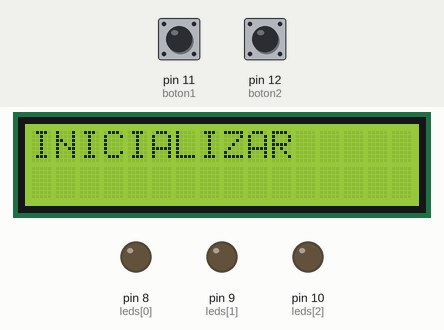
Simulated run of this sketch. Board: Arduino Uno, built with avr-gcc and run on an emulated ATmega328P. Parts: 16×2 character LCD, output pins drawn as LEDs (lit = HIGH). The test bench sets the inputs (shaded band); at power-on: pin 12 (boton2) LOW, pin 11 (boton1) LOW.

Above: at 1.2 s.
1.3 s: pin 12 (boton2) pulled HIGH for 0.25 s
At 1.9 s:
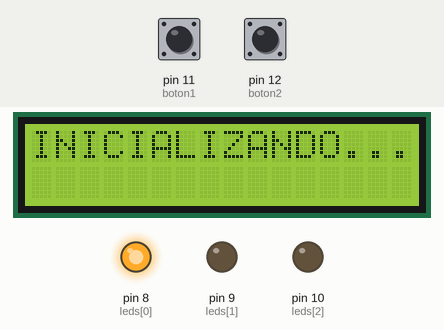
4.5 s: pin 11 (boton1) pulled HIGH for 3.2 s
At 8.6 s:
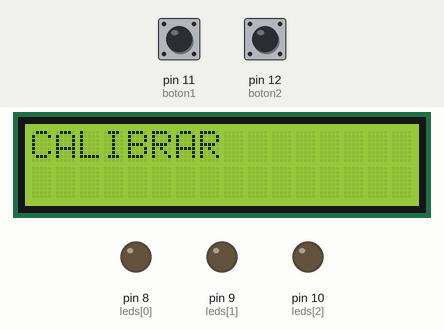
9.2 s: pin 12 (boton2) pulled HIGH for 1 s
At 9.6 s:
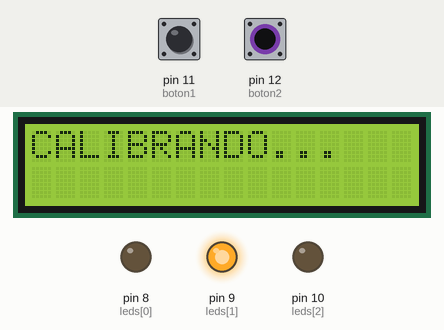
13.2 s: pin 12 (boton2) pulled HIGH for 3.2 s
At 14.1 s:
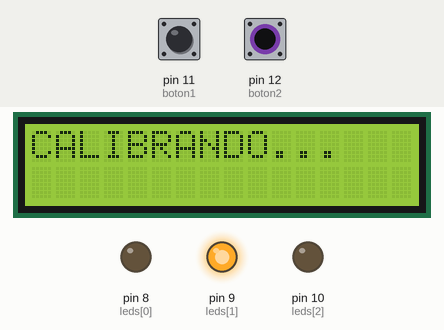
17.9 s: pin 11 (boton1) pulled HIGH for 0.25 s
21.1 s: pin 12 (boton2) pulled HIGH for 0.25 s
At 22.3 s:
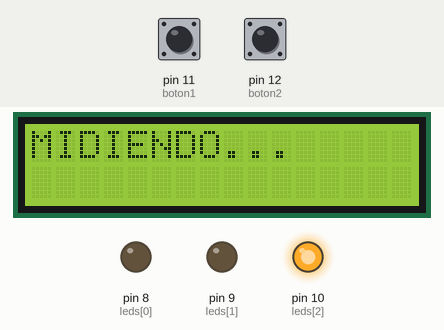
Timing chart, 0 to 27.8 s (numbered marks = the images above; inputs shaded):
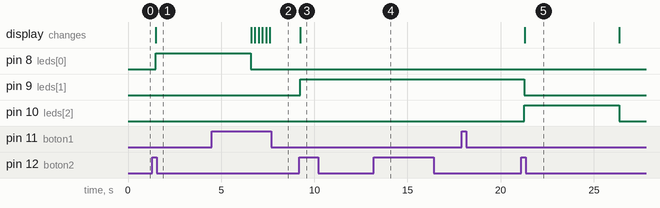

Measured:
- after the input at 1.3 s, pin 8 (leds[0]): LOW → HIGH after 0.19 s; the display: changes after 0.20 s (image 1)
- after the input at 4.5 s, the display: first changes after 2.1 s (image 2 shows a later state)
- after the input at 9.2 s, pin 9 (leds[1]): LOW → HIGH at once; the display: changes after 0.05 s (image 3)
- after the input at 13.2 s, pin 9 (leds[1]): stays HIGH (without the input it goes to LOW after 2.0 s)
- after the input at 17.9 s, every drawn part: stays the same
- after the input at 21.1 s, pin 10 (leds[2]): LOW → HIGH after 0.18 s, → LOW 5.1 s later; the display: changes after 0.18 s (image 5)

The sketch:

Actividad5.ino
```cpp
#include <LiquidCrystal.h>

// Definir pines
const int rs = 2, en = 3, d4 = 4, d5 = 5, d6 = 6, d7 = 7;
const int boton1 = 11, boton2 = 12;
const int leds[] = {8, 9, 10};

LiquidCrystal lcd(rs, en, d4, d5, d6, d7);

String mensajes1[] = {"INICIALIZAR", "CALIBRAR", "MEDIR"};
String mensajes2[] = {"INICIALIZANDO...", "CALIBRANDO...", "MIDIENDO..."};

int mensajeActual = 0, opcionSeleccionada = -1;
unsigned long tiempoEncendidoLED = 0;
bool muestraMensajes1 = true;

void setup() {
  lcd.begin(16, 2);
  pinMode(boton1, INPUT);
  pinMode(boton2, INPUT);
  configurarPinesLED();
  lcd.clear();
  lcd.print(mensajes1[mensajeActual]);
}

void loop() {
  manejarBotones();
  actualizarPantalla();
  apagarLEDDespuesDeTiempo();
}

void manejarBotones() {
  int estadoBoton1 = digitalRead(boton1);
  int estadoBoton2 = digitalRead(boton2);

  if (estadoBoton1 == HIGH) {
    mensajeActual = (mensajeActual + 1) % (sizeof(mensajes1) / sizeof(String));
  } else if (estadoBoton2 == HIGH) {
    opcionSeleccionada = mensajeActual;
    encenderLED(opcionSeleccionada);
    tiempoEncendidoLED = millis();
    muestraMensajes1 = false;
  }
}

void actualizarPantalla() {
  lcd.clear();
  if (muestraMensajes1) {
    lcd.print(mensajes1[mensajeActual]);
  } else {
    lcd.print(mensajes2[opcionSeleccionada]);
  }
  delay(200);
}

void apagarLEDDespuesDeTiempo() {
  if (millis() - tiempoEncendidoLED >= 5000 && opcionSeleccionada != -1) {
    digitalWrite(leds[opcionSeleccionada], LOW);
    opcionSeleccionada = -1;
    muestraMensajes1 = true;
  }
}

void encenderLED(int opcion) {
  apagarTodosLEDs();
  if (opcion >= 0 && opcion < sizeof(leds) / sizeof(int)) {
    digitalWrite(leds[opcion], HIGH);
  }
}

void apagarTodosLEDs() {
  for (int i = 0; i < sizeof(leds) / sizeof(int); i++) {
    digitalWrite(leds[i], LOW);
  }
}

void configurarPinesLED() {
  for (int i = 0; i < sizeof(leds) / sizeof(int); i++) {
    pinMode(leds[i], OUTPUT);
  }
}
```
